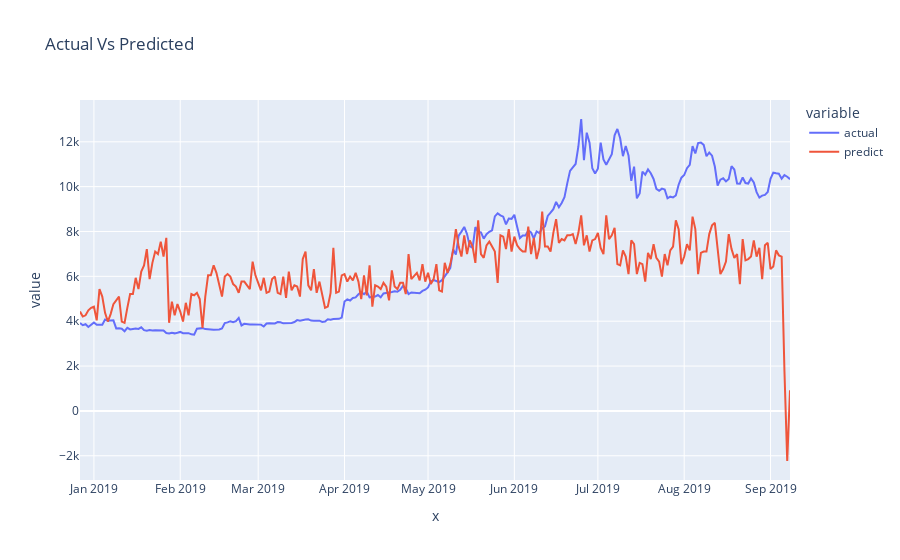

This figure's notebook cell:
### Code cell
# plot Prices
df = pd.DataFrame( data = {  "Date": X_test.index , "actual":y_test , "predict":predict })
fig = px.line(df, x=X_test.index, y=['actual','predict'], title='Actual Vs Predicted')
fig.show()

### Figure 1 — Plotly figure (JSON) as saved in the notebook; plotly's stock layout.template omitted (floating-point values rounded to 4 significant figures; data arrays with more than 128 entries replaced by an {"elided": "..."} marker saying what was removed)
{"data": [{"hovertemplate": "variable=actual<br>x=%{x}<br>value=%{y}<extra></extra>", "legendgroup": "actual", "line": {"color": "#636efa", "dash": "solid"}, "marker": {"symbol": "circle"}, "mode": "lines", "name": "actual", "orientation": "v", "showlegend": true, "type": "scatter", "x": {"elided": "256 str values"}, "xaxis": "x", "y": {"elided": "256 float values"}, "yaxis": "y"}, {"hovertemplate": "variable=predict<br>x=%{x}<br>value=%{y}<extra></extra>", "legendgroup": "predict", "line": {"color": "#EF553B", "dash": "solid"}, "marker": {"symbol": "circle"}, "mode": "lines", "name": "predict", "orientation": "v", "showlegend": true, "type": "scatter", "x": {"elided": "256 str values"}, "xaxis": "x", "y": {"elided": "256 float values"}, "yaxis": "y"}], "layout": {"legend": {"title": {"text": "variable"}, "tracegroupgap": 0}, "title": {"text": "Actual Vs Predicted"}, "xaxis": {"anchor": "y", "domain": [0, 1], "title": {"text": "x"}}, "yaxis": {"anchor": "x", "domain": [0, 1], "title": {"text": "value"}}}}
